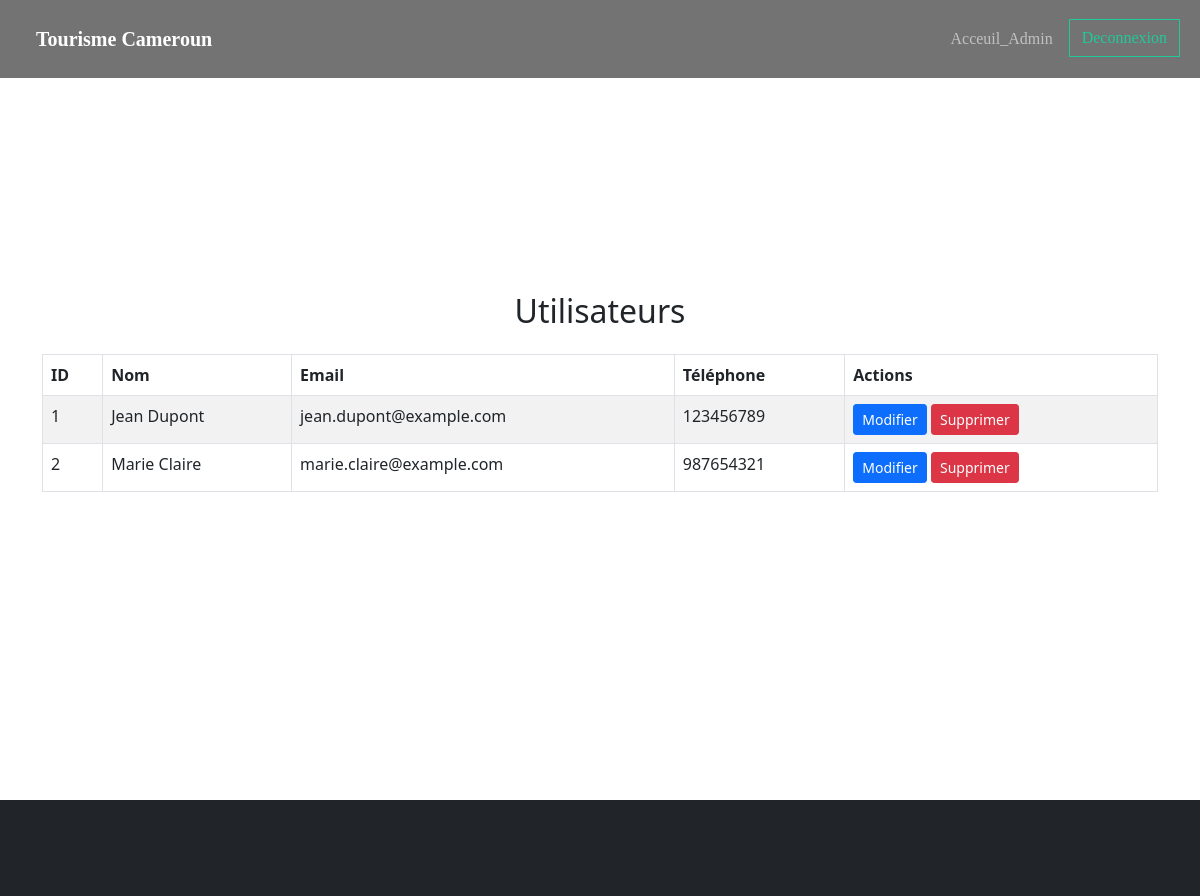
The page /admin_users.php on the database its author committed.
### tables this page shows
CREATE TABLE `clients` (
  `id` int(11) NOT NULL,
  `nom` varchar(100) NOT NULL,
  `telephone` varchar(20) DEFAULT NULL,
  `email` varchar(100) NOT NULL,
  `mot_de_passe` varchar(255) NOT NULL
);

### admin_users.php (the view, shortened to what this page needs)
<?php
$conn = db_connect();
$sql = "SELECT id, nom, email, telephone FROM clients";
$result = $conn->query($sql);
?>
<!DOCTYPE html>
<html lang="fr">
<head>
    <link href="css/bootstrap.min.css" rel="stylesheet">
    <link href="css/styles.css" rel="stylesheet">
</head>
<body>
    <nav class="cc-navbar navbar navbar-expand-lg position-fixed navbar-dark w-100">
      <div class="container-fluid">
        <a class="navbar-brand text-upercase mx-4 fw-bolder py-3" href="#">Tourisme Cameroun</a>
        <div class="collapse navbar-collapse" id="navbarSupportedContent">
          <ul class="navbar-nav ms-auto mb-2 mb-lg-0">
            <li class="nav-item pe-2">
              <a class="nav-link" href="admin_dashboard.php">Acceuil_Admin</a>
            </li>
            <li class="nav-item pe-2">
              <a class="btn btn-order rounded-0 " href="admin_logout.php" >Deconnexion</a>
            </li>
          </ul>
        </div>
      </div>
    </nav>
    <section class="users d-flex align-items-center justify-content-center min-vh-100 py-5">
      <div class="container">
          <h2 class="text-center mb-4">Utilisateurs</h2>
          <div class="table-responsive">
              <table class="table table-bordered table-striped">
                  <thead class="thead-dark">
                      <tr>
                          <th>ID</th>
                          <th>Nom</th>
                          <th>Email</th>
                          <th>Téléphone</th>
                          <th>Actions</th>
                      </tr>
                  </thead>
                  <tbody>
                      <?php
                      if ($result->num_rows > 0) {
                          while($row = $result->fetch_assoc()) {
                              echo "<tr>
                                      <td>" . htmlspecialchars($row["id"]). "</td>
                                      <td>" . htmlspecialchars($row["nom"]). "</td>
                                      <td>" . htmlspecialchars($row["email"]). "</td>
                                      <td>" . htmlspecialchars($row["telephone"]). "</td>
                                      <td>
                                          <a href='edit_user.php?id=" . htmlspecialchars($row["id"]). "' class='btn btn-primary btn-sm'>Modifier</a>
                                          <a href='delete_user.php?id=" . htmlspecialchars($row["id"]). "' class='btn btn-danger btn-sm'>Supprimer</a>
                                      </td>
                                    </tr>";
                          }
                      } else {
                          echo "<tr><td colspan='5' class='text-center'>Aucun utilisateur trouvé</td></tr>";
                      }
                      ?>
                  </tbody>
              </table>
          </div>
      </div>
</section>
    <section class="footer bg-dark text-light text-center py-5">
    </section>
</body>
</html>

### css/styles.css (style rules this page uses)
.cc-navbar { background-color: rgba(0,0,0,0.55); font-family: 'merriweather',serif; box-shadow: 1px 1px 3px rgba(255,255,255,0.55); z-index: 99; }
.btn-order { color: var(--bs-teal); border-color:var(--bs-teal) ; transition: 0.5s; }
.cc-navbar .nav-link { border-bottom: 1px solid transparent; transition: padding-bottom .4s ease-in-out, border-color .3s ease; }

### rows shown on the page
clients: id "1", nom "Jean Dupont", email "jean.dupont@example.com", telephone "123456789"
clients: id "2", nom "Marie Claire", email "marie.claire@example.com", telephone "987654321"
